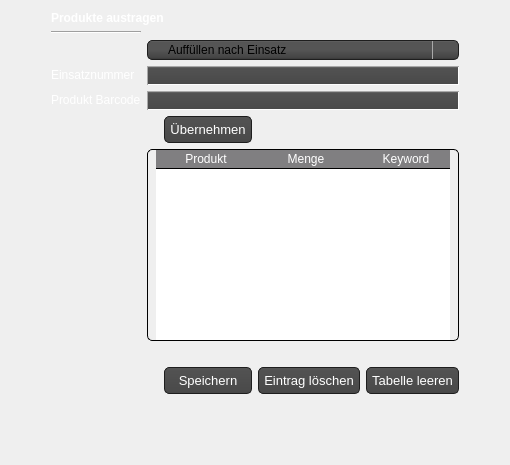
      <widget class="QWidget" name="tab_3">
       <attribute name="title">
        <string>Lagerverwaltung</string>
       </attribute>
       <layout class="QGridLayout" name="gridLayout_13">
        <item row="1" column="0">
         <spacer name="verticalSpacer_3">
          <property name="orientation">
           <enum>Qt::Vertical</enum>
          </property>
          <property name="sizeHint" stdset="0">
           <size>
            <width>20</width>
            <height>40</height>
           </size>
          </property>
         </spacer>
        </item>
        <item row="0" column="0">
         <layout class="QGridLayout" name="gridLayout_10">
          <item row="1" column="1">
           <layout class="QGridLayout" name="gridLayout_4">
            <item row="4" column="0">
             <widget class="QLabel" name="label_einsatznummer">
              <property name="text">
               <string>&lt;html&gt;&lt;head/&gt;&lt;body&gt;&lt;p&gt;&lt;span style=&quot; color:#ffffff;&quot;&gt;Einsatznummer&lt;/span&gt;&lt;/p&gt;&lt;/body&gt;&lt;/html&gt;</string>
              </property>
             </widget>
            </item>
            <item row="5" column="0">
             <widget class="QLabel" name="label_13">
              <property name="text">
               <string>&lt;html&gt;&lt;head/&gt;&lt;body&gt;&lt;p&gt;&lt;span style=&quot; color:#ffffff;&quot;&gt;Produkt Barcode&lt;/span&gt;&lt;/p&gt;&lt;/body&gt;&lt;/html&gt;</string>
              </property>
             </widget>
            </item>
            <item row="3" column="1" colspan="6">
             <widget class="QComboBox" name="combobox_stock">
              <property name="styleSheet">
               <string notr="true">QComboBox
{
    subcontrol-origin: padding;
    subcontrol-position: top right;
    selection-background-color: #111;
    selection-color: white;

    background-color: #464646;
    border-style: solid;
    border: 1px solid #1e1e1e;
    border-radius: 5;
    padding: 1px 0px 1px 20px;
}


QComboBox:hover, QPushButton:hover
{
    border: 1px solid teal;

}

QComboBox:editable {
    background: red;
    color: white;
}

QComboBox:on
{
    padding-top: 0px;
    padding-left: 0px;

    background-color: QLinearGradient( x1: 0, y1: 0, x2: 0, y2: 1, stop: 0 #2d2d2d, stop: 0.1 #2b2b2b, stop: 0.5 #292929, stop: 0.9 #282828, stop: 1 #252525);
    selection-background-color: rgb(67, 131, 202);
}

QComboBox:!on
{

    background-color: QLinearGradient( x1: 0, y1: 0, x2: 0, y2: 1, stop: 0 #666, stop: 0.1 #555, stop: 0.5 #555, stop: 0.9 #444, stop: 1 #333);
}

QComboBox QAbstractItemView
{
    border: 2px solid darkgray;
    color: black;
    selection-background-color: QLinearGradient( x1: 0, y1: 0, x2: 0, y2: 1, stop: 0 #111, stop: 1 #333);
}

QComboBox::drop-down
{
     subcontrol-origin: padding;
     subcontrol-position: top right;
     width: 15px;

     border-left-width: 1px;
     border-left-color: darkgray;
     border-left-style: solid; /* just a single line */
     border-top-right-radius: 3px; /* same radius as the QComboBox */
     border-bottom-right-radius: 3px;
     padding-left: 10px;
 }


</string>
              </property>
              <item>
               <property name="text">
                <string>Auffüllen nach Einsatz</string>
               </property>
              </item>
              <item>
               <property name="text">
                <string>Auffüllen wegen Fehlbestand</string>
               </property>
              </item>
              <item>
               <property name="text">
                <string>Falsch Entnahme - wieder zurück geben</string>
               </property>
              </item>
             </widget>
            </item>
            <item row="0" column="0" colspan="5">
             <widget class="QLabel" name="label_9">
              <property name="font">
               <font>
                <weight>75</weight>
                <bold>true</bold>
               </font>
              </property>
              <property name="text">
               <string>&lt;html&gt;&lt;head/&gt;&lt;body&gt;&lt;p&gt;&lt;span style=&quot; color:#ffffff;&quot;&gt;Produkte austragen&lt;/span&gt;&lt;/p&gt;&lt;/body&gt;&lt;/html&gt;</string>
              </property>
             </widget>
            </item>
            <item row="4" column="1" colspan="6">
             <widget class="QLineEdit" name="stock_textfield_mission">
              <property name="styleSheet">
               <string notr="true">QLineEdit{ background-color: QLinearGradient( x1: 0, y1: 0, x2: 0, y2: 1, stop: 0 #929394, stop: 0.1 #525252, stop: 0.5 #4e4e4e, stop: 0.9 #4a4a4a, stop: 1 #464646);
border: 1px inset darkgrey;
border-radius: 10px;
padding: 0 8px;
selection-background-color: darkgray;
font-size: 13px;
color: white;
}
QLineEdit:focus { background-color: QLinearGradient( x1: 0, y1: 0, x2: 0, y2: 1, stop: 0 #ffffff, stop: 0.1 #bababa, stop: 0.5 #919191, stop: 0.9 #7a7a7a, stop: 1 #5b5b5b);}
</string>
              </property>
             </widget>
            </item>
            <item row="11" column="0">
             <widget class="QLabel" name="label_11">
              <property name="text">
               <string/>
              </property>
             </widget>
            </item>
            <item row="7" column="1" colspan="6">
             <widget class="QTableWidget" name="stock_table">
              <property name="styleSheet">
               <string notr="true">QTableView {
border: 1px solid black;
border-radius: 5px;
padding: 0 8px;
font-size: 13px;
color: white;
gridline-color: #807F81;

}
QHeaderView::section{
border-style: none;
Color: white;
gridline-color: #807F81;
background-color: #807F81;
border-bottom: 1px solid black;
}
QTableView::item{


border-bottom : 1px solid black;
gridline-color: #807F81;
}</string>
              </property>
              <property name="horizontalScrollBarPolicy">
               <enum>Qt::ScrollBarAlwaysOff</enum>
              </property>
              <attribute name="horizontalHeaderCascadingSectionResizes">
               <bool>true</bool>
              </attribute>
              <attribute name="horizontalHeaderDefaultSectionSize">
               <number>100</number>
              </attribute>
              <attribute name="horizontalHeaderStretchLastSection">
               <bool>true</bool>
              </attribute>
              <attribute name="verticalHeaderVisible">
               <bool>false</bool>
              </attribute>
              <attribute name="verticalHeaderCascadingSectionResizes">
               <bool>true</bool>
              </attribute>
              <column>
               <property name="text">
                <string>Produkt</string>
               </property>
              </column>
              <column>
               <property name="text">
                <string>Menge</string>
               </property>
              </column>
              <column>
               <property name="text">
                <string>Keyword</string>
               </property>
              </column>
             </widget>
            </item>
            <item row="5" column="1" colspan="6">
             <widget class="QLineEdit" name="stock_textfield_product">
              <property name="styleSheet">
               <string notr="true">QLineEdit{ background-color: QLinearGradient( x1: 0, y1: 0, x2: 0, y2: 1, stop: 0 #929394, stop: 0.1 #525252, stop: 0.5 #4e4e4e, stop: 0.9 #4a4a4a, stop: 1 #464646);
border: 1px inset darkgrey;
border-radius: 10px;
padding: 0 8px;
selection-background-color: darkgray;
font-size: 13px;
color: white;
}
QLineEdit:focus { background-color: QLinearGradient( x1: 0, y1: 0, x2: 0, y2: 1, stop: 0 #ffffff, stop: 0.1 #bababa, stop: 0.5 #919191, stop: 0.9 #7a7a7a, stop: 1 #5b5b5b);}
</string>
              </property>
             </widget>
            </item>
            <item row="11" column="2">
             <widget class="QLabel" name="label_15">
              <property name="text">
               <string/>
              </property>
             </widget>
            </item>
            <item row="0" column="6">
             <widget class="QLabel" name="label_10">
              <property name="text">
               <string/>
              </property>
             </widget>
            </item>
            <item row="2" column="0">
             <widget class="Line" name="line_3">
              <property name="orientation">
               <enum>Qt::Horizontal</enum>
              </property>
             </widget>
            </item>
            <item row="10" column="2" colspan="3">
             <widget class="QPushButton" name="stock_save_btn">
              <property name="styleSheet">
               <string notr="true">QPushButton{
   background-color: QLinearGradient( x1: 0, y1: 0, x2: 0, y2: 1, stop: 0 #565656, stop: 0.1 #525252, stop: 0.5 #4e4e4e, stop: 0.9 #4a4a4a, stop: 1 #464646);
  	border-style: solid;
    border: 1px solid #1e1e1e;
    border-radius: 5;
    padding: 1px 0px 1px 20px;
    font: 13px;
    min-width: 10em;
    padding: 5px;
	color: white;
}
QPushButton:hover{
	background-color: QLinearGradient( x1: 0, y1: 0, x2: 0, y2: 1, stop: 0 #565656, stop: 0.1 #525252, stop: 0.5 #4e4e4e, stop: 0.9 #4a4a4a, stop: 1 #464646);
  	border-style: solid;
    border: 1px solid rgb(59, 204, 179);
    border-radius: 5;
    padding: 1px 0px 1px 20px;
    font: 13px;
    min-width: 10em;
    padding: 5px;
	color: white;
}
QPushButton:pressed {
background-color: rgb(130, 152, 152);
  	border-style: solid;
    border: 1px solid #1EFFFF;
    border-radius: 5;
    padding: 1px 0px 1px 20px;
    font: 13px;
    min-width: 10em;
    padding: 5px;
	color: white;

}</string>
              </property>
              <property name="text">
               <string>Speichern</string>
              </property>
             </widget>
            </item>
            <item row="6" column="2" colspan="3">
             <widget class="QPushButton" name="stock_accept_btn">
              <property name="styleSheet">
               <string notr="true">QPushButton{
   background-color: QLinearGradient( x1: 0, y1: 0, x2: 0, y2: 1, stop: 0 #565656, stop: 0.1 #525252, stop: 0.5 #4e4e4e, stop: 0.9 #4a4a4a, stop: 1 #464646);
  	border-style: solid;
    border: 1px solid #1e1e1e;
    border-radius: 5;
    padding: 1px 0px 1px 20px;
    font: 13px;
    min-width: 10em;
    padding: 5px;
	color: white;
}
QPushButton:hover{
	background-color: QLinearGradient( x1: 0, y1: 0, x2: 0, y2: 1, stop: 0 #565656, stop: 0.1 #525252, stop: 0.5 #4e4e4e, stop: 0.9 #4a4a4a, stop: 1 #464646);
  	border-style: solid;
    border: 1px solid rgb(59, 204, 179);
    border-radius: 5;
    padding: 1px 0px 1px 20px;
    font: 13px;
    min-width: 10em;
    padding: 5px;
	color: white;
}
QPushButton:pressed {
background-color: rgb(130, 152, 152);
  	border-style: solid;
    border: 1px solid #1EFFFF;
    border-radius: 5;
    padding: 1px 0px 1px 20px;
    font: 13px;
    min-width: 10em;
    padding: 5px;
	color: white;

}</string>
              </property>
              <property name="text">
               <string>Übernehmen</string>
              </property>
             </widget>
            </item>
            <item row="9" column="1" colspan="6">
             <widget class="QLabel" name="stock_error_label">
              <property name="text">
               <string/>
              </property>
              <property name="alignment">
               <set>Qt::AlignCenter</set>
              </property>
             </widget>
            </item>
            <item row="10" column="5">
             <widget class="QPushButton" name="delete_entry_btn">
              <property name="styleSheet">
               <string notr="true">QPushButton{
   background-color: QLinearGradient( x1: 0, y1: 0, x2: 0, y2: 1, stop: 0 #565656, stop: 0.1 #525252, stop: 0.5 #4e4e4e, stop: 0.9 #4a4a4a, stop: 1 #464646);
  	border-style: solid;
    border: 1px solid #1e1e1e;
    border-radius: 5;
    padding: 1px 0px 1px 20px;
    font: 13px;
    min-width: 10em;
    padding: 5px;
	color: white;
}
QPushButton:hover{
	background-color: QLinearGradient( x1: 0, y1: 0, x2: 0, y2: 1, stop: 0 #565656, stop: 0.1 #525252, stop: 0.5 #4e4e4e, stop: 0.9 #4a4a4a, stop: 1 #464646);
  	border-style: solid;
    border: 1px solid rgb(59, 204, 179);
    border-radius: 5;
    padding: 1px 0px 1px 20px;
    font: 13px;
    min-width: 10em;
    padding: 5px;
	color: white;
}
QPushButton:pressed {
background-color: rgb(130, 152, 152);
  	border-style: solid;
    border: 1px solid #1EFFFF;
    border-radius: 5;
    padding: 1px 0px 1px 20px;
    font: 13px;
    min-width: 10em;
    padding: 5px;
	color: white;

}</string>
              </property>
              <property name="text">
               <string>Eintrag löschen</string>
              </property>
             </widget>
            </item>
            <item row="10" column="6">
             <widget class="QPushButton" name="clear_table_btn">
              <property name="styleSheet">
               <string notr="true">QPushButton{
   background-color: QLinearGradient( x1: 0, y1: 0, x2: 0, y2: 1, stop: 0 #565656, stop: 0.1 #525252, stop: 0.5 #4e4e4e, stop: 0.9 #4a4a4a, stop: 1 #464646);
  	border-style: solid;
    border: 1px solid #1e1e1e;
    border-radius: 5;
    padding: 1px 0px 1px 20px;
    font: 13px;
    min-width: 10em;
    padding: 5px;
	color: white;
}
QPushButton:hover{
	background-color: QLinearGradient( x1: 0, y1: 0, x2: 0, y2: 1, stop: 0 #565656, stop: 0.1 #525252, stop: 0.5 #4e4e4e, stop: 0.9 #4a4a4a, stop: 1 #464646);
  	border-style: solid;
    border: 1px solid rgb(59, 204, 179);
    border-radius: 5;
    padding: 1px 0px 1px 20px;
    font: 13px;
    min-width: 10em;
    padding: 5px;
	color: white;
}
QPushButton:pressed {
background-color: rgb(130, 152, 152);
  	border-style: solid;
    border: 1px solid #1EFFFF;
    border-radius: 5;
    padding: 1px 0px 1px 20px;
    font: 13px;
    min-width: 10em;
    padding: 5px;
	color: white;

}
</string>
              </property>
              <property name="text">
               <string>Tabelle leeren</string>
              </property>
             </widget>
            </item>
           </layout>
          </item>
          <item row="1" column="0">
           <spacer name="horizontalSpacer_9">
            <property name="orientation">
             <enum>Qt::Horizontal</enum>
            </property>
            <property name="sizeHint" stdset="0">
             <size>
              <width>40</width>
              <height>20</height>
             </size>
            </property>
           </spacer>
          </item>
          <item row="1" column="2">
           <spacer name="horizontalSpacer_10">
            <property name="orientation">
             <enum>Qt::Horizontal</enum>
            </property>
            <property name="sizeHint" stdset="0">
             <size>
              <width>40</width>
              <height>20</height>
             </size>
            </property>
           </spacer>
          </item>
         </layout>
        </item>
       </layout>
      </widget>
